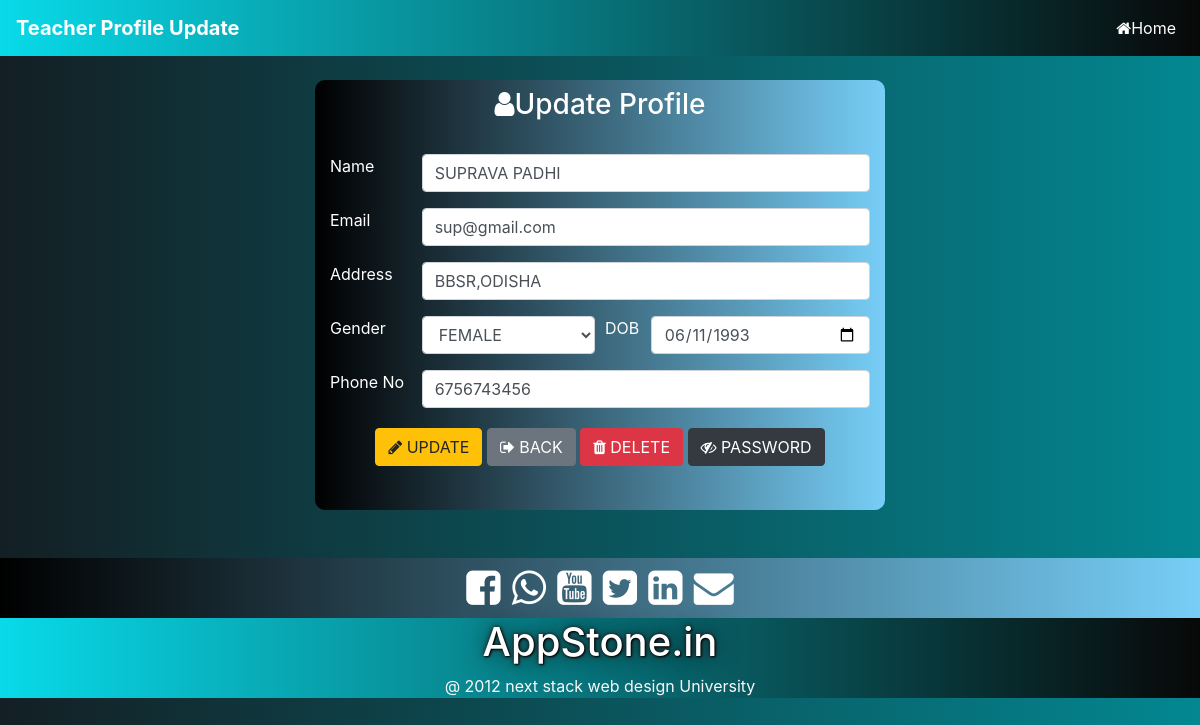
The page /teacher/Profile/Profile_Update.php (signed in) on the database its author committed.
### tables this page shows
CREATE TABLE `teacher` (
  `t_id` int(11) NOT NULL,
  `t_name` varchar(255) NOT NULL,
  `email` varchar(255) NOT NULL,
  `mobile` varchar(255) NOT NULL,
  `gender` varchar(25) NOT NULL,
  `dob` date NOT NULL,
  `t_address` varchar(255) NOT NULL,
  `t_password` varchar(255) NOT NULL
);

### teacher/Profile/Profile_Update.php (the view, shortened to what this page needs)
<!DOCTYPE html>
<html lang="en">
<head>
    <link rel="stylesheet" href="../../style/bootstrap.min.css">
    <link rel="stylesheet" href="https://stackpath.bootstrapcdn.com/font-awesome/4.7.0/css/font-awesome.min.css">
    <link rel="stylesheet" href="../design/style.css">
</head>
<body>
    <header>
        <nav class="navbar navbar-expand-lg navbar-dark bg-dark">
            <a class="navbar-brand text-capitalize"><b> Teacher Profile Update </b></a>
            <div class="collapse navbar-collapse" id="navbarSupportedContent">
              <ul class="navbar-nav ml-auto">
                <li class="nav-item active">
                  <a class="nav-link" href="../Teacher_Login.php"><i class="fa fa-home" aria-hidden="true"></i>Home <span class="sr-only">(current)</span></a>
                </li>
              </ul>
            </div>
          </nav>
    </header>
<?php
if(isset($_SESSION['user_id']))
{
    $conn = new mysqli("localhost","root","","question_bank_db");
    $user_id = $_SESSION['user_id'];
    $sql = "SELECT * FROM teacher WHERE email='$user_id'";
    $result = $conn->query($sql);
    if($result->num_rows > 0)
    {
        $row = $result->fetch_assoc();
        $name = $row['t_name'];
        $email = $row['email'];
        $mobile = $row['mobile'];
        $address = $row['t_address'];
        $gender = $row['gender'];
        $dob = $row['dob'];
        echo '<section>
                    <div class="container">
                        <div class="row">
                        <div class="col-lg-6 col-md-6 col-12 mx-auto my-4" id="s_register">
                                <form action="Profile_Update_data.php" method="POST">
                                    <h3 class="text-center text-capitalize my-2"><i class="fa fa-user" aria-hidden="true"></i>Update Profile</h3>
                                    <br>
                                    <div class="form-row">
                                        <div class="form-group col-md-2">
                                            <label>Name</label>
                                        </div>
                                        <div class="form-group col-md-10">
                                            <input type="text" class="form-control" name="t_name" value="'.$name.'" required>
                                        </div>
                                    </div>
                                    <div class="form-row">
                                        <div class="form-group col-md-2">
                                            <label>Email</label>
                                        </div>
                                        <div class="form-group col-md-10">
                                            <input type="text" class="form-control" name="e_mail" value="'.$email.'" required>
                                        </div>
                                    </div>
                                    <div class="form-row">
                                        <div class="form-group col-md-2">
                                            <label>Address</label>
                                        </div>
                                        <div class="form-group col-md-10">
                                            <input type="text" class="form-control" name="address" value="'.$address.'" required>
                                        </div>
                                    </div>
                                    <div class="form-row">
                                        <div class="form-group col-md-2">
                                            <label>Gender</label>
                                        </div>
                                        <div class="form-group col-md-4">
                                            <select id="inputState" name="gender" class="form-control" required>';
                                                if($gender === "FEMALE"){
                                                    echo '<option value="'.$gender.'">'.$gender.'</option>
                                                          <option value="MALE">MALE</option>
                                                          <option value="OTHER">OTHER</option>';
                                                }
                                        echo '</select>
                                        </div>
                                        <div class="form-group col-md-1">
                                            <label>DOB</label>
                                        </div>
                                        <div class="form-group col-md-5">
                                            <input type="date" class="form-control" name="dob" value="'.$dob.'" required>
                                        </div>
                                    </div>
                                    <div class="form-row">
                                        <div class="form-group col-md-2">
                                            <label>Phone No</label>
                                        </div>
                                        <div class="form-group col-md-10">
                                            <input type="number" class="form-control" name="phone_no" value="'.$mobile.'" required>
                                        </div>
                                    </div>
                                    <div class="form-row mb-4">
                                       <div class="form-group col-md-12 text-center">
                                            <button type="submit" name="UPDATE_TEACHER" class="btn btn-warning my-1"><i class="fa fa-pencil fa-1x" aria-hidden="true"></i> UPDATE</button>
                                            <a href="../Teacher_Login.php"><button type="button" class="btn btn-secondary my-1"><i class="fa fa-sign-out" aria-hidden="true"></i> BACK</button></a>
                                            <a type="button" onclick="return check()" class="btn btn-danger my-1"  href="./Profile_Delete.php"><i class="fa fa-trash fa-1x" aria-hidden="true"></i> DELETE</a>
                                            <a type="button" class="btn btn-dark my-1" href="./Profile_Password.php" ><i class="fa fa-eye-slash" aria-hidden="true"></i> PASSWORD</a>
                                        </div>
                                    </div>
                                </form>
                            </div>
                        </div>
                    </div>
                </section>';
    }
}
else{
    header("location:../teacher_login.html");
}
?>
    <section >
      <div class="container-fluid bg-secondary mt-4" style="font-size:40px;" id="footer1">
        <div class="row justify-content-lg-center" >
          <div class="col-lg-8 col-md-10 col-12 text-center">
            <i class="fa fa-facebook-square" aria-hidden="true"></i>
            <i class="fa fa-whatsapp" aria-hidden="true"></i>
            <i class="fa fa-youtube-square" aria-hidden="true"></i>
            <i class="fa fa-twitter-square" aria-hidden="true"></i>
            <i class="fa fa-linkedin-square" aria-hidden="true"></i>
            <i class="fa fa-envelope" aria-hidden="true"></i>
          </div>
         </div>
      </div>
  </section>
  <section>
      <div class="container-fluid bg-dark" id="footer2">
        <div class="row justify-content-lg-center">
          <div class="col-lg-6 col-md-6 col-12 text-center">
            <h1 class="text-center">AppStone.in</h1>
              <a class="text-light">@ 2012 next stack web design University</a>
          </div>
        </div>
      </div>
 </section>
</body>
</html>

### teacher/design/style.css (style rules this page uses)
#s_register { background: linear-gradient(to right, #000000 0%,#77cef7 100%); color: #ffffff; border-radius: 10px; }
nav { background: linear-gradient(to right, #08dae9 0%,#080808 100%); }
h1 { color: rgb(255, 255, 255); text-shadow: 1px 1px 2px #000000, 0px 0px 25px #0c0c0cc4, 0px 0px 5px#330909; }
body { background: linear-gradient(to right, #131f24 0%, #038791 100%); color: #ffffff; }
#footer1 { background: linear-gradient(to right, #000000 0%,#77cef7 100%); }
#footer2 { background: linear-gradient(to right, #08dae9 0%,#080808 100%); }

### rows shown on the page
teacher: t_name "SUPRAVA PADHI", e_mail "sup@gmail.com", address "BBSR,ODISHA", gender "FEMALE", dob "06/11/1993", phone_no "6756743456"
